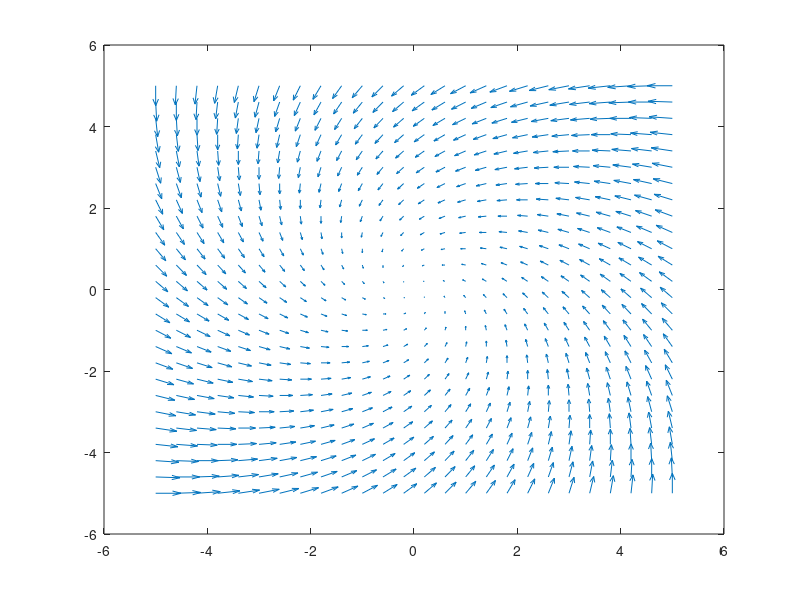

Reproduce this figure in MATLAB.
%Esperimento con quiver
%Guardare la documentazione per info
%
% Disegna un campo vettoriale. Il dominio delle due funzioni è un quadrato
% centrato nell'origine. 
%
lato = 5; %lato del quadrato
step = 0.4; 

xs = [-lato:step:lato];
ys = [-lato:step:lato];
[A,B] = meshgrid(xs,ys);
X = ones(length(xs),length(ys));
Y = ones(length(xs),length(ys));
for i=1:length(xs)
    for j = 1:length(ys)
        x = xs(i);
        y = ys(j);
        
        X(i,j) = - (x+y);
        Y(i,j) = - (x-y);
        %decommentare queste righe per il campo vettoriale del modello di Lotka-Volterra
        %X(i,j) = -x*y+x; 
        %Y(i,j) = -y+x*y;
    end
end
%figure('Name','Campo vettoriale','NumberTitle','off');
quiver(A,B,X.*10,Y.*10)